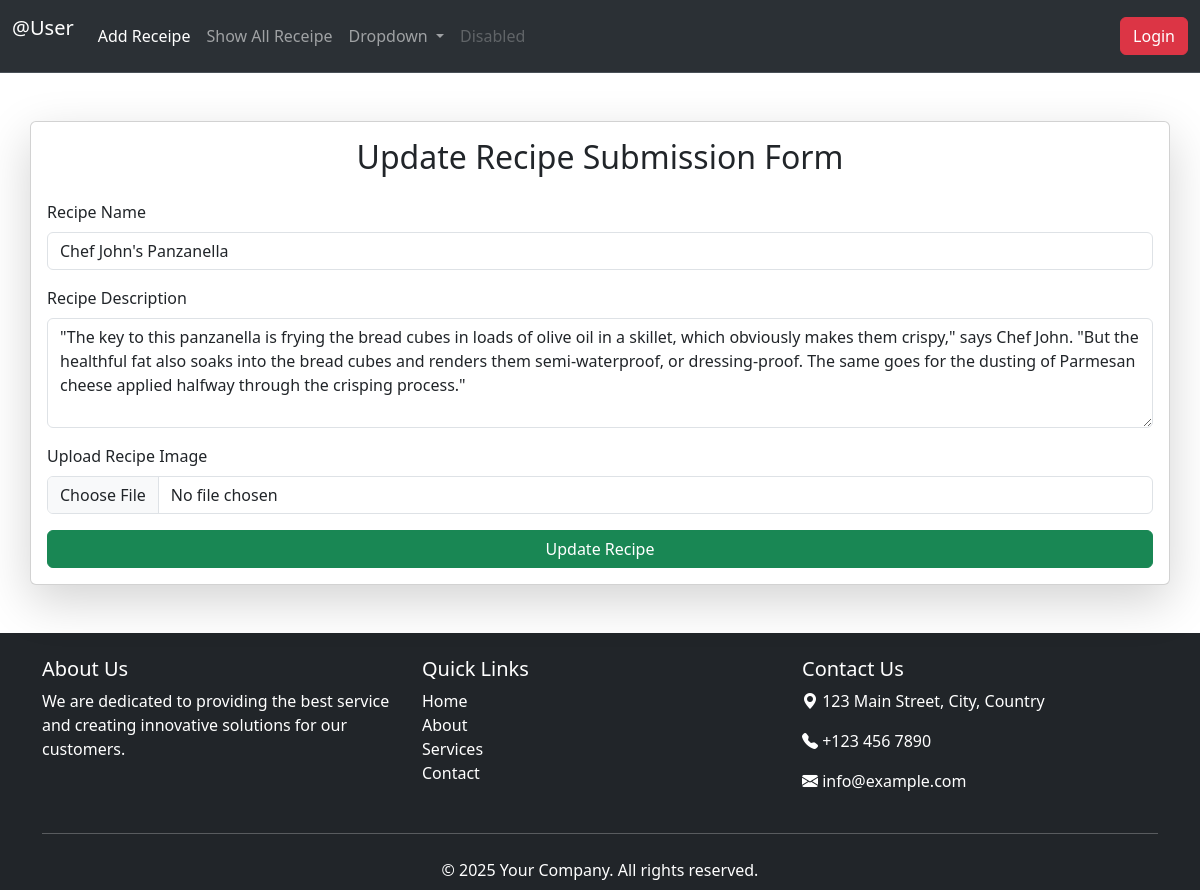
Screenshot of /update-receipe/14/ with the database file from the repository.
### vege/models.py (models this page shows, shortened)
class Receipe(models.Model):
    user = models.ForeignKey(User , on_delete=models.CASCADE , null=True , blank=True)
    receipe_name = models.CharField(max_length=500)
    receipe_description  = models.TextField()
    receipe_image = models.ImageField(upload_to="Image-receipe")
    receipe_view_count = models.IntegerField(default=1)
    is_deleted = models.BooleanField(default=False)
    objects = ReceipeManager()
    admin_objects = models.Manager()

### vege/views.py (the view, shortened to what this page needs)
# urls.py: path('update-receipe/<id>/' , views.update_receipe , name="update_receipe"),
def update_receipe(request , id):
    queryset=Receipe.objects.get(id = id)
    context={'receipe':queryset}
    return render(request , 'update.html' , context )

### vege/models.py (called while the page is built)
    def get_queryset(self):
        return super().get_queryset().filter(is_deleted = False)

### templates/update.html (shortened to what this page needs)
{% extends "base.html" %}
{% block body %}
<div class="container my-5 card p-3 shadow-lg">
    <h2 class="text-center mb-4">Update Recipe Submission Form</h2>
    <form  method="POST" enctype="multipart/form-data" >
      <div class="mb-3">
        <label for="recipeName" class="form-label">Recipe Name</label>
        <input type="text" class="form-control" value="{{receipe.receipe_name}}" id="recipeName" name="recipeName" placeholder="Enter the recipe name" required>
      </div>
      <div class="mb-3">
        <label for="recipeDescription" class="form-label">Recipe Description</label>
        <textarea class="form-control" id="recipeDescription" name="recipeDescription" rows="4" placeholder="Write a brief description of the recipe" required>{{receipe.receipe_description}}</textarea>
      </div>
      <div class="mb-3">
        <label for="recipeImage" class="form-label">Upload Recipe Image</label>
        <input type="file" class="form-control" id="recipeImage" name="recipeImage" accept="image/*" >
      </div>
      <button type="submit" class="btn btn-success w-100">Update Recipe</button>
    </form>
  </div>
{% endblock body %}

### rows the page displays
Receipe: recipeName "Chef John's Panzanella", recipeDescription "\"The key to this panzanella is frying the bread cubes in loads of olive oil in a skillet, which obviously makes them crispy,\" says Chef John. \"But the healthful fat also soaks into the bread cubes and renders them semi-waterproof, or dressing-proof. The same goes for the dusting of Parmesan cheese applied halfway through the crisping process.\""
